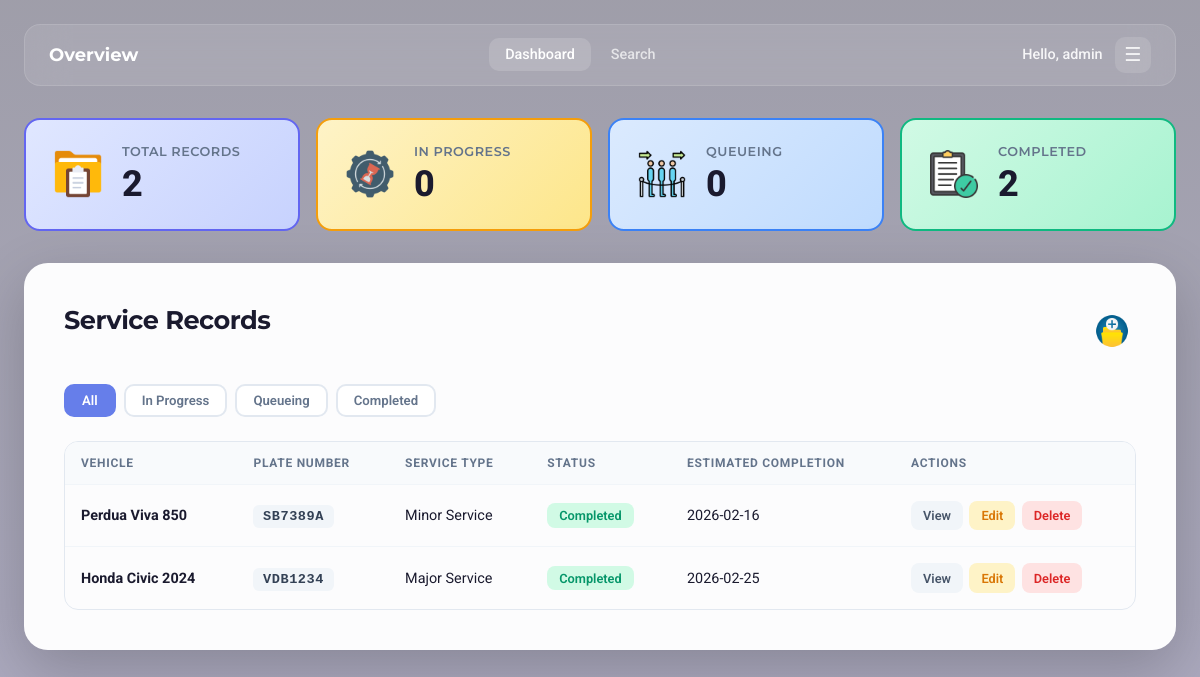
The app's page /dashboard (signed in) with its own data.
### tables this page shows
CREATE TABLE service_records (
            id INTEGER PRIMARY KEY AUTOINCREMENT,
            vehicle_name TEXT NOT NULL,
            license_plate TEXT NOT NULL,
            service_type TEXT NOT NULL,
            status TEXT DEFAULT 'in_progress',
            customer_name TEXT,
            customer_phone TEXT,
            notes TEXT,
            estimated_completion TEXT,
            technician_id INTEGER,
            created_at TIMESTAMP DEFAULT CURRENT_TIMESTAMP,
            updated_at TIMESTAMP DEFAULT CURRENT_TIMESTAMP
        , image_filename TEXT);

### app.py (the view)
@app.route('/dashboard')
def dashboard():
    if 'user_id' not in session:
        flash('Please log in first.', 'warning')
        return redirect(url_for('login'))
    user_id = session['user_id']
    db = get_db()
    records = db.execute('SELECT * FROM service_records WHERE technician_id = ? ORDER BY updated_at DESC',
                         (user_id,)).fetchall()
    total_count = db.execute('SELECT COUNT(*) FROM service_records WHERE technician_id = ?',
                             (user_id,)).fetchone()[0]
    active_count = db.execute('SELECT COUNT(*) FROM service_records WHERE technician_id = ? AND status = ?',
                              (user_id, 'in_progress')).fetchone()[0]
    completed_count = db.execute('SELECT COUNT(*) FROM service_records WHERE technician_id = ? AND status = ?',
                                 (user_id, 'completed')).fetchone()[0]
    pending_count = db.execute('SELECT COUNT(*) FROM service_records WHERE technician_id = ? AND status = ?',
                               (user_id, 'pending')).fetchone()[0]
    db.close()
    stats = {
        'total': total_count,
        'active': active_count,
        'pending': pending_count,
        'completed': completed_count
    }
    return render_template('dashboard.html', records=records, stats=stats)

### app.py (called while the page is built)
def get_db():
    db = sqlite3.connect('vehicle_tracking.db')
    db.row_factory = sqlite3.Row  # this lets us access columns by name (like row['username'])
    return db

### templates/dashboard.html (shortened to what this page needs)
<!DOCTYPE html>
<html lang="en">
<head>
    <link rel="stylesheet" href="{{ url_for('static', filename='style.css') }}">
</head>
<body>
    <div class="container">
        <nav class="navbar fade-in">
            <div class="nav-brand"> <span>Overview</span></div>
            <div class="nav-links">
                <a href="{{ url_for('dashboard') }}" class="nav-link active">Dashboard</a>
                <a href="{{ url_for('search') }}" class="nav-link">Search</a>
            </div>
            <div class="nav-user">
                <span class="user-name">Hello, {{ session['username'] }}</span>
                <div class="nav-dropdown">
                    <button class="nav-dropdown-toggle" onclick="this.parentElement.classList.toggle('open')" title="Menu">☰</button>
                </div>
            </div>
        </nav>
        <div class="stats-grid fade-in" style="margin-top: 2rem;">
            <div class="stat-card total">
                <div class="stat-icon"><img src="{{ url_for('static', filename='total_records.png') }}" alt="Total Records"></div>
                <div class="stat-content">
                    <div class="stat-label">Total Records</div>
                    <div class="stat-value">{{ stats.total }}</div>
                </div>
            </div>
            <div class="stat-card active">
                <div class="stat-icon"><img src="{{ url_for('static', filename='in_progress.png') }}" alt="In Progress"></div>
                <div class="stat-content">
                    <div class="stat-label">In Progress</div>
                    <div class="stat-value">{{ stats.active }}</div>
                </div>
            </div>
            <div class="stat-card pending">
                <div class="stat-icon"><img src="{{ url_for('static', filename='queueing.png') }}" alt="Queueing"></div>
                <div class="stat-content">
                    <div class="stat-label">Queueing</div>
                    <div class="stat-value">{{ stats.pending }}</div>
                </div>
            </div>
            <div class="stat-card completed">
                <div class="stat-icon"><img src="{{ url_for('static', filename='completed.png') }}" alt="Completed"></div>
                <div class="stat-content">
                    <div class="stat-label">Completed</div>
                    <div class="stat-value">{{ stats.completed }}</div>
                </div>
            </div>
        </div>
        <div class="card fade-in" style="margin-top: 2rem;">
            <div class="card-top-bar">
                <h2 class="card-header">Service Records</h2>
                <div class="add-record-wrap" onclick="openModal('addRecordModal')">
                    <img class="add-record-icon" src="{{ url_for('static', filename='add_record.png') }}" alt="Add Record">
                </div>
            </div>
            <div class="filter-bar">
                <button class="filter-btn active" onclick="filterRecords('all', this)">All</button>
                <button class="filter-btn" onclick="filterRecords('in_progress', this)">In Progress</button>
                <button class="filter-btn" onclick="filterRecords('pending', this)">Queueing</button>
                <button class="filter-btn" onclick="filterRecords('completed', this)">Completed</button>
            </div>
            <div class="table-container">
                <table>
                    <thead>
                        <tr>
                            <th class="sortable" onclick="sortTable(0, 'text', this)">Vehicle </th>
                            <th class="sortable" onclick="sortTable(1, 'text', this)">Plate Number</th>
                            <th>Service Type</th>
                            <th>Status</th>
                            <th class="sortable" onclick="sortTable(4, 'date', this)">Estimated Completion </th>
                            <th>Actions</th>
                        </tr>
                    </thead>
                    <tbody>
                        {% if records %}
                            {% for record in records %}
                            <tr class="record-row" data-status="{{ record['status'] }}">
                                <td><strong>{{ record['vehicle_name'] }}</strong></td>
                                <td><code class="plate-code">{{ record['license_plate'] }}</code></td>
                                <td>{{ record['service_type'] }}</td>
                                <td>
                                    {% if record['status'] == 'completed' %}
                                        <span class="status-badge status-completed">Completed</span>
                                    {% elif record['status'] == 'pending' %}
                                        <span class="status-badge status-pending">Queueing</span>
                                    {% else %}
                                        <span class="status-badge status-in_progress">In Progress</span>
                                    {% endif %}
                                </td>
                                <td>{{ record['estimated_completion'] or '—' }}</td>
                                <td>
                                    <div class="action-btns">
                                        <a href="{{ url_for('view_record', record_id=record['id']) }}" class="btn-action btn-view">View</a>
                                        <button class="btn-action btn-edit"
                                            data-id="{{ record['id'] }}"
                                            data-vehicle="{{ record['vehicle_name'] }}"
                                            data-plate="{{ record['license_plate'] }}"
                                            data-service="{{ record['service_type'] }}"
                                            data-status="{{ record['status'] }}"
                                            data-customer="{{ record['customer_name'] or '' }}"
                                            data-phone="{{ record['customer_phone'] or '' }}"
                                            data-completion="{{ record['estimated_completion'] or '' }}"
                                            data-notes="{{ record['notes'] or '' }}"
                                            onclick="openEditModal(this)">Edit</button>
                                        <button class="btn-action btn-delete"
                                            data-id="{{ record['id'] }}"
                                            data-vehicle="{{ record['vehicle_name'] }}"
                                            data-plate="{{ record['license_plate'] }}"
                                            onclick="openDeleteModal(this)">Delete</button>
                                    </div>
                                </td>
                            </tr>
                            {% endfor %}
                        {% else %}
                            <tr>
                                <td colspan="6" class="empty-state">
                                    <p>No service records yet. Click "Add Record" to start.</p>
                                </td>
                            </tr>
                        {% endif %}
                    </tbody>
                </table>
            </div>
        </div>
    </div>
</body>
</html>

### records on screen
service_records: vehicle_name "Perdua Viva 850", license_plate "SB7389A", service_type "Minor Service", status "Completed", estimated_completion "2026-02-16"
service_records: vehicle_name "Honda Civic 2024", license_plate "VDB1234", service_type "Major Service", status "Completed", estimated_completion "2026-02-25"

### other values on screen
{{ session['username'] }} "admin"
{{ stats.total }} "2"
{{ stats.active }} "0"
{{ stats.pending }} "0"
{{ stats.completed }} "2"
